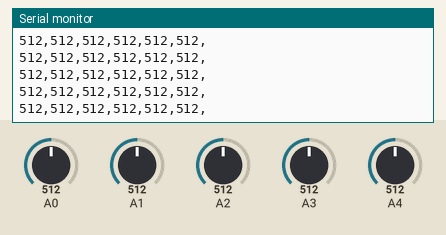
Simulated run of this sketch. Board: Arduino Uno, built with avr-gcc and run on an emulated ATmega328P. Parts: the last lines printed to the serial monitor. The test bench sets the inputs (shaded band); at power-on: A0 = 512, A1 = 512, A2 = 512, A3 = 512, A4 = 512.

Above: at 1.2 s.
1.3 s: A0 set to 716
At 1.31 s:
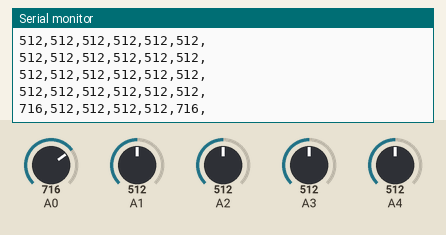
4.3 s: A1 set to 716
At 4.33 s:
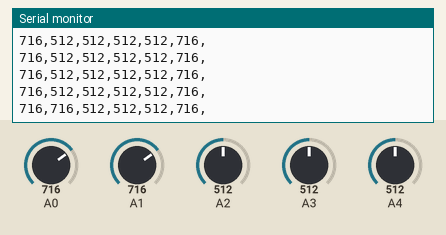
7.3 s: A2 set to 716
At 7.35 s:
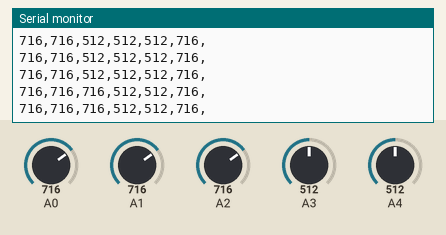
10.3 s: A3 set to 716
At 10.31 s:
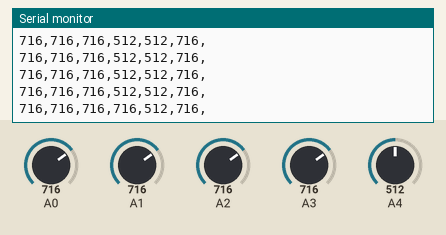
13.3 s: A4 set to 716
At 13.33 s:
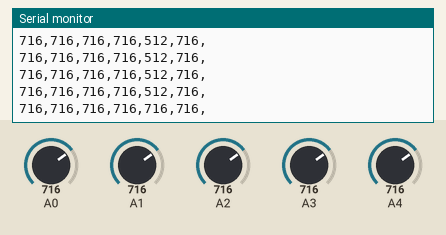
16.3 s: A0 set to 992
At 18.76 s:
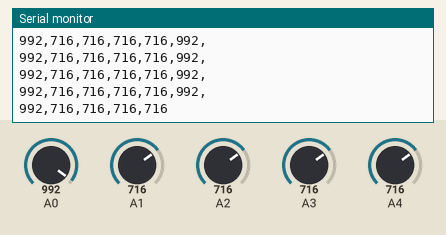
Timing chart, 0 to 18.8 s (numbered marks = the images above; inputs shaded):
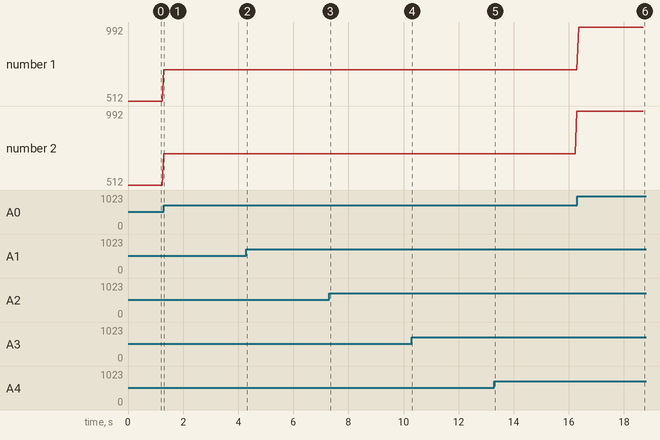

Measured:
- after the input at 1.3 s, the serial monitor: prints a new line at once (image 1)
- after the input at 4.3 s, the serial monitor: prints a new line at once (image 2)
- after the input at 7.3 s, the serial monitor: prints a new line after 0.05 s (image 3)
- after the input at 10.3 s, the serial monitor: prints a new line at once (image 4)
- after the input at 16.3 s, the serial monitor: prints a new line after 0.05 s (image 6)
- plotted number 1: 512 → 716 after the input at 1.3 s, 716 → 992 after the input at 16.3 s
- plotted number 2: 512 → 716 after the input at 1.3 s, 716 → 992 after the input at 13.3 s

The sketch:

JoyStick.ino
```cpp
#define numJoy 3

class OneUnit{
  public:
    OneUnit(int _rX, int _rY){
      rX = _rX;
      rY = _rY;
      pinMode(rX, INPUT);
      pinMode(rY, INPUT);
    }

    void printXY(){
      int tmp;
      tmp = readX();
      Serial.print(tmp); Serial.print(",");
      tmp = readY();
      Serial.print(tmp); Serial.print(",");
    }

    int readX(){ delay(10); return analogRead(rX); }
    int readY(){ delay(10); return analogRead(rY); }

    int rX;
    int rY;
};

OneUnit* joy[numJoy];

void setup(){
  Serial.begin(19200);
  joy[0] = new OneUnit(A0, A1);
  joy[1] = new OneUnit(A2, A3);
  joy[3] = new OneUnit(A4, A5);
}


void loop(){
  for (int i=0; i<numJoy; i++)
    joy[i] -> printXY();
  Serial.println();
}
```
